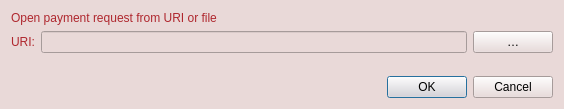
<?xml version="1.0" encoding="UTF-8"?>
<ui version="4.0">
 <class>OpenURIDialog</class>
 <widget class="QDialog" name="OpenURIDialog">
  <property name="geometry">
   <rect>
    <x>0</x>
    <y>0</y>
    <width>564</width>
    <height>109</height>
   </rect>
  </property>
  <property name="palette">
   <palette>
    <active>
     <colorrole role="Button">
      <brush brushstyle="SolidPattern">
       <color alpha="255">
        <red>233</red>
        <green>217</green>
        <blue>216</blue>
       </color>
      </brush>
     </colorrole>
     <colorrole role="Base">
      <brush brushstyle="SolidPattern">
       <color alpha="255">
        <red>233</red>
        <green>217</green>
        <blue>216</blue>
       </color>
      </brush>
     </colorrole>
     <colorrole role="Window">
      <brush brushstyle="SolidPattern">
       <color alpha="255">
        <red>233</red>
        <green>217</green>
        <blue>216</blue>
       </color>
      </brush>
     </colorrole>
    </active>
    <inactive>
     <colorrole role="Button">
      <brush brushstyle="SolidPattern">
       <color alpha="255">
        <red>233</red>
        <green>217</green>
        <blue>216</blue>
       </color>
      </brush>
     </colorrole>
     <colorrole role="Base">
      <brush brushstyle="SolidPattern">
       <color alpha="255">
        <red>233</red>
        <green>217</green>
        <blue>216</blue>
       </color>
      </brush>
     </colorrole>
     <colorrole role="Window">
      <brush brushstyle="SolidPattern">
       <color alpha="255">
        <red>233</red>
        <green>217</green>
        <blue>216</blue>
       </color>
      </brush>
     </colorrole>
    </inactive>
    <disabled>
     <colorrole role="Button">
      <brush brushstyle="SolidPattern">
       <color alpha="255">
        <red>233</red>
        <green>217</green>
        <blue>216</blue>
       </color>
      </brush>
     </colorrole>
     <colorrole role="Base">
      <brush brushstyle="SolidPattern">
       <color alpha="255">
        <red>233</red>
        <green>217</green>
        <blue>216</blue>
       </color>
      </brush>
     </colorrole>
     <colorrole role="Window">
      <brush brushstyle="SolidPattern">
       <color alpha="255">
        <red>233</red>
        <green>217</green>
        <blue>216</blue>
       </color>
      </brush>
     </colorrole>
    </disabled>
   </palette>
  </property>
  <property name="windowTitle">
   <string>Open URI</string>
  </property>
  <layout class="QVBoxLayout" name="verticalLayout">
   <item>
    <widget class="QLabel" name="label_2">
     <property name="styleSheet">
      <string notr="true">QLabel {
	margin-right: 0px;
	margin-top: 0px;
	margin-bottom: 0px;
	color: #AF272E;
}</string>
     </property>
     <property name="text">
      <string>Open payment request from URI or file</string>
     </property>
    </widget>
   </item>
   <item>
    <layout class="QHBoxLayout" name="horizontalLayout">
     <item>
      <widget class="QLabel" name="label">
       <property name="styleSheet">
        <string notr="true">QLabel {
	margin-right: 0px;
	margin-top: 0px;
	margin-bottom: 0px;
	color: #AF272E;
}</string>
       </property>
       <property name="text">
        <string>URI:</string>
       </property>
      </widget>
     </item>
     <item>
      <widget class="QValidatedLineEdit" name="uriEdit"/>
     </item>
     <item>
      <widget class="QPushButton" name="selectFileButton">
       <property name="toolTip">
        <string>Select payment request file</string>
       </property>
       <property name="text">
        <string notr="true">…</string>
       </property>
       <property name="autoDefault">
        <bool>false</bool>
       </property>
      </widget>
     </item>
    </layout>
   </item>
   <item>
    <spacer name="verticalSpacer">
     <property name="orientation">
      <enum>Qt::Vertical</enum>
     </property>
     <property name="sizeHint" stdset="0">
      <size>
       <width>20</width>
       <height>40</height>
      </size>
     </property>
    </spacer>
   </item>
   <item>
    <widget class="QDialogButtonBox" name="buttonBox">
     <property name="orientation">
      <enum>Qt::Horizontal</enum>
     </property>
     <property name="standardButtons">
      <set>QDialogButtonBox::Cancel|QDialogButtonBox::Ok</set>
     </property>
    </widget>
   </item>
  </layout>
 </widget>
 <customwidgets>
  <customwidget>
   <class>QValidatedLineEdit</class>
   <extends>QLineEdit</extends>
   <header>qvalidatedlineedit.h</header>
  </customwidget>
 </customwidgets>
 <resources/>
 <connections>
  <connection>
   <sender>buttonBox</sender>
   <signal>accepted()</signal>
   <receiver>OpenURIDialog</receiver>
   <slot>accept()</slot>
   <hints>
    <hint type="sourcelabel">
     <x>248</x>
     <y>254</y>
    </hint>
    <hint type="destinationlabel">
     <x>157</x>
     <y>274</y>
    </hint>
   </hints>
  </connection>
  <connection>
   <sender>buttonBox</sender>
   <signal>rejected()</signal>
   <receiver>OpenURIDialog</receiver>
   <slot>reject()</slot>
   <hints>
    <hint type="sourcelabel">
     <x>316</x>
     <y>260</y>
    </hint>
    <hint type="destinationlabel">
     <x>286</x>
     <y>274</y>
    </hint>
   </hints>
  </connection>
 </connections>
</ui>
